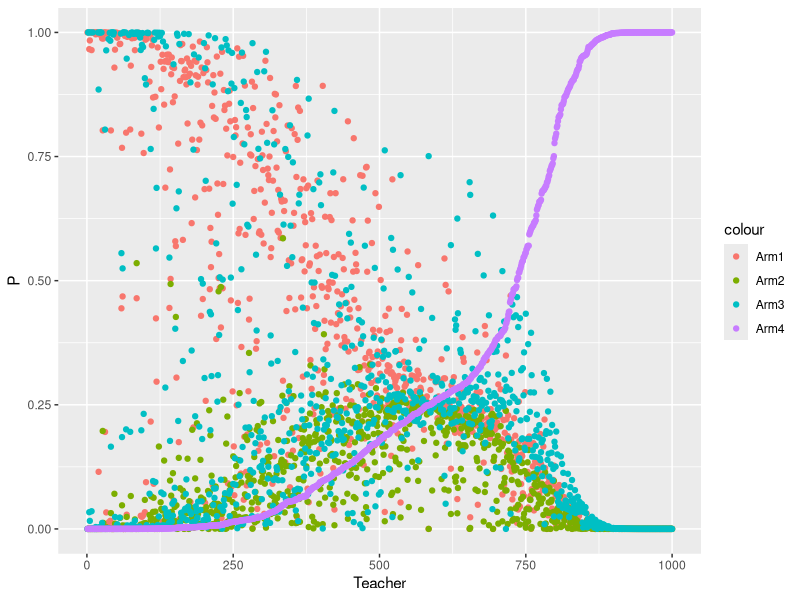

This chart was generated by the following R code:
library(tidyverse)
library(reshape2)

# 1. #have a multiplier on cost - each teacher has a different sensitivity to the cost

#cost multiplier per teacher on every column

# Alpha do the same thing as with C

# Beta do the same thing with as C, inlcude in data

# > summary(teacher_usage$min_per_week) PER TEACHER
# Min. 1st Qu.  Median    Mean 3rd Qu.    Max. 
# 0.00    4.70   30.20   52.12   76.20  669.60


# PER CLASSROOM
# > summary(classroom_student_usage$badges_per_week)
# Min. 1st Qu.  Median    Mean 3rd Qu.    Max. 
# 0.000   1.100   2.400   2.477   3.500  76.000 

#DAT ATO SIMULATE: 1000 teachers, 40 weeks,
#simualted badges per week, effort, cost


#data generation specifications
nweeks <- 40
nteachers = 1000
nArms <- 4 #try a different here instead
banditArms <- c(1:nArms)

#deal with greater than 0 or less than 1
arm1_dist = rnorm(1, mean = .2, sd = .1)
arm1_dist = ifelse(arm1_dist < 0, 0, arm1_dist )
arm1_dist = ifelse(arm1_dist > 1, 1, arm1_dist )

arm2_dist = rnorm(1, mean = .35, sd = .125)
arm2_dist = ifelse(arm2_dist < 0, 0, arm2_dist )
arm2_dist = ifelse(arm2_dist > 1, 1, arm2_dist )

arm3_dist = rnorm(1, mean = .5, sd = .2)
arm3_dist = ifelse(arm3_dist < 0, 0, arm3_dist )
arm3_dist = ifelse(arm3_dist > 1, 1, arm3_dist )

arm4_dist = rnorm(1, mean = .7, sd = .25)
arm4_dist = ifelse(arm4_dist < 0, 0, arm4_dist )
arm4_dist = ifelse(arm4_dist > 1, 1, arm4_dist )

armRewardProbabilities <- c(arm1_dist,arm2_dist, arm3_dist,arm4_dist) #each arm needs its own reward probability

#armRewardProbabilities <- c(0.1, 0.3, 0.5,0.8) #each arm needs its own reward probability

# alpha = .02
# beta <- 5 #inverse temperature, and with this
Qi <- 0 #initial Q values
currentQs <- vector(length = length(banditArms))
weekQs <- matrix(data = NA, nrow = nweeks, ncol = nArms)
choiceProbs <- vector(length = length(banditArms))
weekChoiceProbs <- matrix(data = NA, nrow = nweeks, ncol = nArms)
choices <- vector(length = nweeks)
rewards <- vector(length = nweeks)
badges <- vector(length = nweeks)
cost <- vector(length = nweeks)


#assign initial Q value
for (arm in banditArms) {
  currentQs[arm] <- Qi
}


teachers = matrix(data = NA, nrow = nteachers, ncol = nArms+1)

teachers_final_sim = data.frame(matrix(data = NA, nrow = nteachers*nweeks, ncol = nArms+9))

for (teacher in 1:nteachers){
  
  #Cost multiplier for each teacher 
  cost_multiplier = rexp(n = 1, rate = 1)
  
  #alpha for each teacher
  alpha = rexp(n = 1, rate = 30)
  
  #beta for each teacher
  beta = rexp(n = 1, rate = .15)

  
  for (week in 1:nweeks) {
    
    #calculate sumExp for softmax function
    sumExp <- 0
    for (arm in banditArms) {
      sumExp <- sumExp + exp(beta * currentQs[arm])
    }
    #calculate choice probabilities
    for (arm in banditArms) {
      choiceProbs[arm] = exp(beta * currentQs[arm]) / sumExp
    }
    
    #save choice probabilities in matrix for later visualization
    weekChoiceProbs[week,] <- choiceProbs
    
    # choose action given choice probabilities, save in choices vector
    choices[week] <- sample(banditArms, size = 1, replace = FALSE, prob = choiceProbs)
    
    #sampling the probabilities every single time
    arm1_dist = rnorm(1, mean = .2, sd = .1)
    arm1_dist = ifelse(arm1_dist < 0, 0, arm1_dist )
    arm1_dist = ifelse(arm1_dist > 1, 1, arm1_dist )
    arm1_dist
    
    arm2_dist = rnorm(1, mean = .35, sd = .125)
    arm2_dist = ifelse(arm2_dist < 0, 0, arm2_dist )
    arm2_dist = ifelse(arm2_dist > 1, 1, arm2_dist )
    
    arm3_dist = rnorm(1, mean = .5, sd = .2)
    arm3_dist = ifelse(arm3_dist < 0, 0, arm3_dist )
    arm3_dist = ifelse(arm3_dist > 1, 1, arm3_dist )
    
    arm4_dist = rnorm(1, mean = .7, sd = .25)
    arm4_dist = ifelse(arm4_dist < 0, 0, arm4_dist )
    arm4_dist = ifelse(arm4_dist > 1, 1, arm4_dist )
    armRewardProbabilities <- c(arm1_dist, arm2_dist, arm3_dist, arm4_dist)
    
    #given bandit arm choice, get reward outcome (based on armRewardProbabilities)
    #reward depends on the amount of effort given
    
    #for no effort (arm 1)
    if (armRewardProbabilities[choices[week]] == arm1_dist){
      # if they're in the no effort section then their cost is quite literally 0
      arm1_reward_base = rnorm(1, mean = 0.5, sd = 1) 
      arm1_reward_base = ifelse(arm1_reward_base < 0, 0, arm1_reward_base)
      
      arm1_cost = 0*cost_multiplier
      
      #reward is the probability times that reward base - 1. could do binomial * 2; reward, or reward * probability
      #rewards[week] <- rbinom(1,size = 1,prob = armRewardProbabilities[choices[week]]) * arm1_reward_base arm1 - arm1_cost
      rewards[week] <- arm1_reward_base*armRewardProbabilities[choices[week]] #- arm1_cost
      badges[week] = arm1_reward_base*armRewardProbabilities[choices[week]]
      cost[week] = arm1_cost
    }
    else if (armRewardProbabilities[choices[week]] == arm2_dist){
      #setting reward from Q1 badges per week
      arm2_reward_base = rnorm(1, mean = 1.1, sd = 1) 
      arm2_reward_base = ifelse(arm2_reward_base < 0, 0, arm2_reward_base)
      
      #making fixed to start - can add variability if we want
      arm2_cost = 0.5*cost_multiplier
      
      #reward is the probability times that reward base - 1. could do binomial * 2; reward, or reward * probability
      #rewards[week] <- rbinom(1,size = 1,prob = armRewardProbabilities[choices[week]]) * arm2_reward_base - arm2_cost
      rewards[week] <- arm2_reward_base*armRewardProbabilities[choices[week]] - arm2_cost
      badges[week] = arm2_reward_base*armRewardProbabilities[choices[week]]
      cost[week] = arm2_cost
    }
    else if (armRewardProbabilities[choices[week]] == arm3_dist){
      #setting reward from median badges per week
      arm3_reward_base = rnorm(1, mean = 2.477, sd = 2.0) 
      arm3_reward_base = ifelse(arm3_reward_base < 0, 0, arm3_reward_base)
      
      #making fixed to start - can add variability if we want
      arm3_cost = 1*cost_multiplier
      
      #reward is the probability times that reward base - 1. could do binomial * 2; reward, or reward * probability
      #rewards[week] <- rbinom(1,size = 1,prob = armRewardProbabilities[choices[week]]) * arm3_reward_base - arm3_cost = 1.5
      rewards[week] <- arm3_reward_base*armRewardProbabilities[choices[week]] - arm3_cost
      badges[week] = arm3_reward_base*armRewardProbabilities[choices[week]]
      cost[week] = arm3_cost
    }
    else if (armRewardProbabilities[choices[week]] == arm4_dist){
      #setting reward from Q3badges per week
      arm4_reward_base = rnorm(1, mean = 3.5, sd = 2) 
      arm4_reward_base = ifelse(arm4_reward_base < 0, 0, arm4_reward_base)
      
      #making fixed to start - can add variability if we want
      arm4_cost = 2*cost_multiplier
      
      #reward is the probability times that reward base - 1. could do binomial * 2; reward, or reward * probability
      #rewards[week] <- rbinom(1,size = 1,prob = armRewardProbabilities[choices[week]]) * arm34reward_base - arm4_cost
      rewards[week] <- arm4_reward_base*armRewardProbabilities[choices[week]] - arm4_cost
      badges[week] = arm4_reward_base*armRewardProbabilities[choices[week]]
      cost[week] = arm4_cost
    }
    
    #rewards[week] <- rbinom(1,size = 1,prob = armRewardProbabilities[choices[week]])
    
    #given reward outcome, update Q values
    currentQs[choices[week]] <- currentQs[choices[week]] + alpha * (rewards[week] - currentQs[choices[week]])
    
    #save Q values in matrix of all Q-values
    weekQs[week,] <- currentQs
    
    #combine choices and rewards into dataframe
    df <- data.frame(choices, rewards, badges, cost)
    
    # #save out data df as csv
    # fileName <- paste(data_out, "Generated_Data.csv",sep = "/")
    # write.csv(df,fileName, row.names = FALSE)
    
    #turn week choice probs into dataframe
    ChoiceProbs_df <- as.data.frame(weekChoiceProbs)
    
    #add column names
    for (i in 1:length(ChoiceProbs_df)){
      colnames(ChoiceProbs_df)[i] <- paste("Arm", i, sep="")
    }
    
    #add column of week counts
    ChoiceProbs_df$weekCount <- as.numeric(row.names(ChoiceProbs_df))
    
    #turn df into long format for plotting
    ChoiceProbs_long <- melt(ChoiceProbs_df, id = "weekCount")
  }

  teachers[teacher,] = c(teacher, weekChoiceProbs[40,])
  lower_bound = 1+(40*(teacher-1))
  upper_bound = 40+(40*(teacher-1))
  teachers_final_sim[c(lower_bound:upper_bound),] = c(teacher, alpha, beta, cost_multiplier, ChoiceProbs_df, df)
}

# WRIT THIS DF FOR MARCOS TO RUN DATA
# fileName <- paste(teachers_final_sim, "Generated_Data.csv",sep = "/")
# write.csv(df,fileName, row.names = FALSE)

teachers = data.frame(teachers)
colnames(teachers) = c('Teacher', 'Arm1', 'Arm2', 'Arm3', 'Arm4')
colnames(teachers_final_sim) = c('teacher', 'alpha', 'beta', 'cost_multiplier', 'Arm1', 'Arm2', 'Arm3', 'Arm4','week', 'effort', 'reward', 'badges', 'cost')


#THIS IS THE SIMULATED DATA@
write.csv(teachers_final_sim, 'teacher_sim.csv', row.names = FALSE)

teachers = teachers[order(teachers[,5], decreasing = FALSE),]
teachers$Teacher = 1:nteachers

ggplot(teachers) +
  geom_point(aes(x = Teacher, y = Arm1, color = 'Arm1')) +
  geom_point(aes(x = Teacher, y = Arm2, color = 'Arm2')) +
  geom_point(aes(x = Teacher, y = Arm3, color = 'Arm3')) +
  geom_point(aes(x = Teacher, y = Arm4, color = 'Arm4')) +
  labs(y= 'P')

#plot Q values over time
# ggplot(data=ChoiceProbs_long, aes(x = weekCount, y = value, color = variable)) +
#   #geom_smooth(se=F) +
#   geom_line(size = .5)+
#   ggtitle("Probability of Choosing Arm by week")

